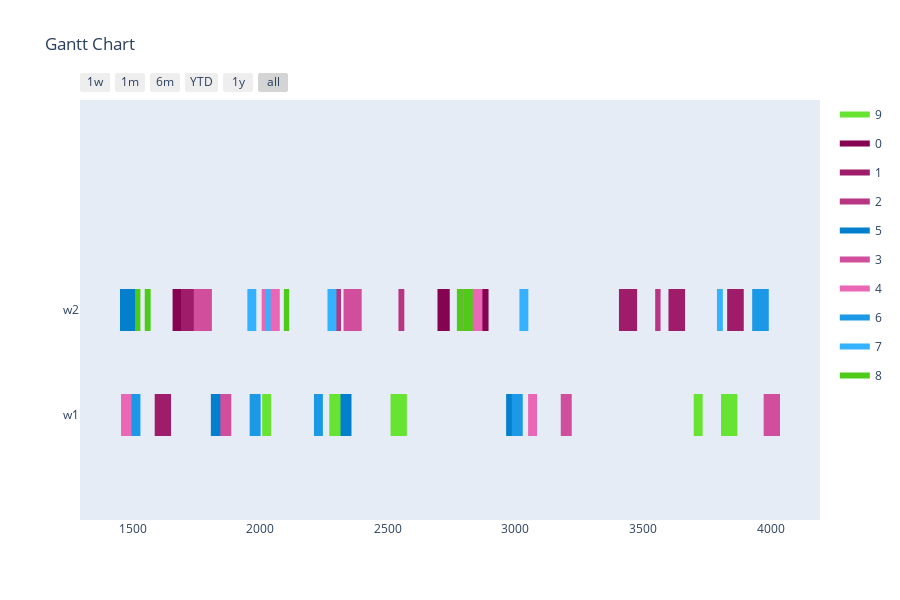

Notebook source saved alongside this figure:
### Markdown cell above
Makespan Evaluation

### Code cell
max_generations = 100
population_size = 10
offspring_amount = 20

optimizer = BaseGA(env)
optimizer.set_minimize()
optimizer.configure('makespan', 'twopointcrossover', 'roulettewheel', 'randomize')
last_time_slot = 5000
# set all delivery dates to last time slot
for order in orders:
    order[1] = last_time_slot
result, best_fitness_history, average_fitness_history, best_generation_history, feasible_gen = optimizer.optimize(orders, max_generations, earliest_time_slot, last_time_slot, population_size, offspring_amount, verbose=True)
workstation_assignments = reformat_result(result, orders, env)
visualize(workstation_assignments, best_fitness_history, average_fitness_history, best_generation_history, feasible_gen)

### Figure 1 — Plotly figure (JSON) as saved in the notebook; plotly's stock layout.template omitted (floating-point values rounded to 4 significant figures)
{"data": [{"fill": "toself", "fillcolor": "rgb(102, 228, 49)", "hoverinfo": "name", "legendgroup": "rgb(102, 228, 49)", "mode": "none", "name": "9", "type": "scatter", "x": [2511, 2575, 2575, 2511, 2511, 2271, 2335, 2335, 2271, 2271, 3699, 3734, 3734, 3699, 3699, 3806, 3870, 3870, 3806, 3806, 2008, 2043, 2043, 2008], "y": [-0.2, -0.2, 0.2, 0.2, null, -0.2, -0.2, 0.2, 0.2, null, -0.2, -0.2, 0.2, 0.2, null, -0.2, -0.2, 0.2, 0.2, null, -0.2, -0.2, 0.2, 0.2]}, {"fill": "toself", "fillcolor": "rgb(133, 3, 80)", "hoverinfo": "name", "legendgroup": "rgb(133, 3, 80)", "mode": "none", "name": "0", "type": "scatter", "x": [2852, 2895, 2895, 2852, 2852, 1666, 1689, 1689, 1666, 1666, 2722, 2743, 2743, 2722, 2722, 1657, 1692, 1692, 1657, 1657, 2695, 2738, 2738, 2695], "y": [0.8, 0.8, 1.2, 1.2, null, 0.8, 0.8, 1.2, 1.2, null, 0.8, 0.8, 1.2, 1.2, null, 0.8, 0.8, 1.2, 1.2, null, 0.8, 0.8, 1.2, 1.2]}, {"fill": "toself", "fillcolor": "rgb(158, 28, 105)", "hoverinfo": "name", "legendgroup": "rgb(158, 28, 105)", "mode": "none", "name": "1", "type": "scatter", "x": [1690, 1755, 1755, 1690, 1690, 3600, 3665, 3665, 3600, 3600, 3830, 3895, 3895, 3830, 3830, 3406, 3477, 3477, 3406, 3406, 1587, 1651, 1651, 1587], "y": [0.8, 0.8, 1.2, 1.2, null, 0.8, 0.8, 1.2, 1.2, null, 0.8, 0.8, 1.2, 1.2, null, 0.8, 0.8, 1.2, 1.2, null, -0.2, -0.2, 0.2, 0.2]}, {"fill": "toself", "fillcolor": "rgb(183, 53, 130)", "hoverinfo": "name", "legendgroup": "rgb(183, 53, 130)", "mode": "none", "name": "2", "type": "scatter", "x": [1491, 1526, 1526, 1491, 1491, 1743, 1778, 1778, 1743, 1743, 3548, 3569, 3569, 3548, 3548, 2282, 2317, 2317, 2282, 2282, 2542, 2565, 2565, 2542], "y": [0.8, 0.8, 1.2, 1.2, null, 0.8, 0.8, 1.2, 1.2, null, 0.8, 0.8, 1.2, 1.2, null, 0.8, 0.8, 1.2, 1.2, null, 0.8, 0.8, 1.2, 1.2]}, {"fill": "toself", "fillcolor": "rgb(2, 128, 205)", "hoverinfo": "name", "legendgroup": "rgb(2, 128, 205)", "mode": "none", "name": "5", "type": "scatter", "x": [1451, 1522, 1522, 1451, 1451, 2964, 3007, 3007, 2964, 2964, 3986, 4029, 4029, 3986, 3986, 2315, 2358, 2358, 2315, 2315, 1807, 1871, 1871, 1807], "y": [0.8, 0.8, 1.2, 1.2, null, -0.2, -0.2, 0.2, 0.2, null, -0.2, -0.2, 0.2, 0.2, null, -0.2, -0.2, 0.2, 0.2, null, -0.2, -0.2, 0.2, 0.2]}, {"fill": "toself", "fillcolor": "rgb(208, 78, 155)", "hoverinfo": "name", "legendgroup": "rgb(208, 78, 155)", "mode": "none", "name": "3", "type": "scatter", "x": [2327, 2398, 2398, 2327, 2327, 1740, 1811, 1811, 1740, 1740, 3973, 4037, 4037, 3973, 3973, 3178, 3221, 3221, 3178, 3178, 1844, 1887, 1887, 1844], "y": [0.8, 0.8, 1.2, 1.2, null, 0.8, 0.8, 1.2, 1.2, null, -0.2, -0.2, 0.2, 0.2, null, -0.2, -0.2, 0.2, 0.2, null, -0.2, -0.2, 0.2, 0.2]}, {"fill": "toself", "fillcolor": "rgb(233, 103, 180)", "hoverinfo": "name", "legendgroup": "rgb(233, 103, 180)", "mode": "none", "name": "4", "type": "scatter", "x": [2006, 2077, 2077, 2006, 2006, 2800, 2871, 2871, 2800, 2800, 2775, 2846, 2846, 2775, 2775, 3050, 3085, 3085, 3050, 3050, 1455, 1519, 1519, 1455], "y": [0.8, 0.8, 1.2, 1.2, null, 0.8, 0.8, 1.2, 1.2, null, 0.8, 0.8, 1.2, 1.2, null, -0.2, -0.2, 0.2, 0.2, null, -0.2, -0.2, 0.2, 0.2]}, {"fill": "toself", "fillcolor": "rgb(27, 153, 230)", "hoverinfo": "name", "legendgroup": "rgb(27, 153, 230)", "mode": "none", "name": "6", "type": "scatter", "x": [3928, 3993, 3993, 3928, 3928, 2986, 3029, 3029, 2986, 2986, 1959, 2002, 2002, 1959, 1959, 2211, 2246, 2246, 2211, 2211, 1496, 1531, 1531, 1496], "y": [0.8, 0.8, 1.2, 1.2, null, -0.2, -0.2, 0.2, 0.2, null, -0.2, -0.2, 0.2, 0.2, null, -0.2, -0.2, 0.2, 0.2, null, -0.2, -0.2, 0.2, 0.2]}, {"fill": "toself", "fillcolor": "rgb(52, 178, 255)", "hoverinfo": "name", "legendgroup": "rgb(52, 178, 255)", "mode": "none", "name": "7", "type": "scatter", "x": [3790, 3813, 3813, 3790, 3790, 3016, 3051, 3051, 3016, 3016, 2020, 2041, 2041, 2020, 2020, 2264, 2299, 2299, 2264, 2264, 1950, 1985, 1985, 1950], "y": [0.8, 0.8, 1.2, 1.2, null, 0.8, 0.8, 1.2, 1.2, null, 0.8, 0.8, 1.2, 1.2, null, 0.8, 0.8, 1.2, 1.2, null, 0.8, 0.8, 1.2, 1.2]}, {"fill": "toself", "fillcolor": "rgb(77, 203, 24)", "hoverinfo": "name", "legendgroup": "rgb(77, 203, 24)", "mode": "none", "name": "8", "type": "scatter", "x": [1548, 1571, 1571, 1548, 1548, 2798, 2833, 2833, 2798, 2798, 2093, 2114, 2114, 2093, 2093, 1510, 1531, 1531, 1510, 1510, 2771, 2794, 2794, 2771], "y": [0.8, 0.8, 1.2, 1.2, null, 0.8, 0.8, 1.2, 1.2, null, 0.8, 0.8, 1.2, 1.2, null, 0.8, 0.8, 1.2, 1.2, null, 0.8, 0.8, 1.2, 1.2]}, {"legendgroup": "rgb(102, 228, 49)", "marker": {"color": "rgb(102, 228, 49)", "opacity": 0, "size": 1}, "mode": "markers", "name": "", "showlegend": false, "text": [null, null, null, null, null, null, null, null, null, null], "type": "scatter", "x": [2511, 2575, 2271, 2335, 3699, 3734, 3806, 3870, 2008, 2043], "y": [0, 0, 0, 0, 0, 0, 0, 0, 0, 0]}, {"legendgroup": "rgb(133, 3, 80)", "marker": {"color": "rgb(133, 3, 80)", "opacity": 0, "size": 1}, "mode": "markers", "name": "", "showlegend": false, "text": [null, null, null, null, null, null, null, null, null, null], "type": "scatter", "x": [2852, 2895, 1666, 1689, 2722, 2743, 1657, 1692, 2695, 2738], "y": [1, 1, 1, 1, 1, 1, 1, 1, 1, 1]}, {"legendgroup": "rgb(158, 28, 105)", "marker": {"color": "rgb(158, 28, 105)", "opacity": 0, "size": 1}, "mode": "markers", "name": "", "showlegend": false, "text": [null, null, null, null, null, null, null, null, null, null], "type": "scatter", "x": [1690, 1755, 3600, 3665, 3830, 3895, 3406, 3477, 1587, 1651], "y": [1, 1, 1, 1, 1, 1, 1, 1, 0, 0]}, {"legendgroup": "rgb(183, 53, 130)", "marker": {"color": "rgb(183, 53, 130)", "opacity": 0, "size": 1}, "mode": "markers", "name": "", "showlegend": false, "text": [null, null, null, null, null, null, null, null, null, null], "type": "scatter", "x": [1491, 1526, 1743, 1778, 3548, 3569, 2282, 2317, 2542, 2565], "y": [1, 1, 1, 1, 1, 1, 1, 1, 1, 1]}, {"legendgroup": "rgb(2, 128, 205)", "marker": {"color": "rgb(2, 128, 205)", "opacity": 0, "size": 1}, "mode": "markers", "name": "", "showlegend": false, "text": [null, null, null, null, null, null, null, null, null, null], "type": "scatter", "x": [1451, 1522, 2964, 3007, 3986, 4029, 2315, 2358, 1807, 1871], "y": [1, 1, 0, 0, 0, 0, 0, 0, 0, 0]}, {"legendgroup": "rgb(208, 78, 155)", "marker": {"color": "rgb(208, 78, 155)", "opacity": 0, "size": 1}, "mode": "markers", "name": "", "showlegend": false, "text": [null, null, null, null, null, null, null, null, null, null], "type": "scatter", "x": [2327, 2398, 1740, 1811, 3973, 4037, 3178, 3221, 1844, 1887], "y": [1, 1, 1, 1, 0, 0, 0, 0, 0, 0]}, {"legendgroup": "rgb(233, 103, 180)", "marker": {"color": "rgb(233, 103, 180)", "opacity": 0, "size": 1}, "mode": "markers", "name": "", "showlegend": false, "text": [null, null, null, null, null, null, null, null, null, null], "type": "scatter", "x": [2006, 2077, 2800, 2871, 2775, 2846, 3050, 3085, 1455, 1519], "y": [1, 1, 1, 1, 1, 1, 0, 0, 0, 0]}, {"legendgroup": "rgb(27, 153, 230)", "marker": {"color": "rgb(27, 153, 230)", "opacity": 0, "size": 1}, "mode": "markers", "name": "", "showlegend": false, "text": [null, null, null, null, null, null, null, null, null, null], "type": "scatter", "x": [3928, 3993, 2986, 3029, 1959, 2002, 2211, 2246, 1496, 1531], "y": [1, 1, 0, 0, 0, 0, 0, 0, 0, 0]}, {"legendgroup": "rgb(52, 178, 255)", "marker": {"color": "rgb(52, 178, 255)", "opacity": 0, "size": 1}, "mode": "markers", "name": "", "showlegend": false, "text": [null, null, null, null, null, null, null, null, null, null], "type": "scatter", "x": [3790, 3813, 3016, 3051, 2020, 2041, 2264, 2299, 1950, 1985], "y": [1, 1, 1, 1, 1, 1, 1, 1, 1, 1]}, {"legendgroup": "rgb(77, 203, 24)", "marker": {"color": "rgb(77, 203, 24)", "opacity": 0, "size": 1}, "mode": "markers", "name": "", "showlegend": false, "text": [null, null, null, null, null, null, null, null, null, null], "type": "scatter", "x": [1548, 1571, 2798, 2833, 2093, 2114, 1510, 1531, 2771, 2794], "y": [1, 1, 1, 1, 1, 1, 1, 1, 1, 1]}], "layout": {"height": 600, "hovermode": "closest", "showlegend": true, "title": {"text": "Gantt Chart"}, "xaxis": {"rangeselector": {"buttons": [{"count": 7, "label": "1w", "step": "day", "stepmode": "backward"}, {"count": 1, "label": "1m", "step": "month", "stepmode": "backward"}, {"count": 6, "label": "6m", "step": "month", "stepmode": "backward"}, {"count": 1, "label": "YTD", "step": "year", "stepmode": "todate"}, {"count": 1, "label": "1y", "step": "year", "stepmode": "backward"}, {"step": "all"}]}, "showgrid": false, "type": "date", "zeroline": false}, "yaxis": {"autorange": false, "range": [-1, 3], "showgrid": false, "ticktext": ["w1", "w2"], "tickvals": [0, 1], "zeroline": false}}}
